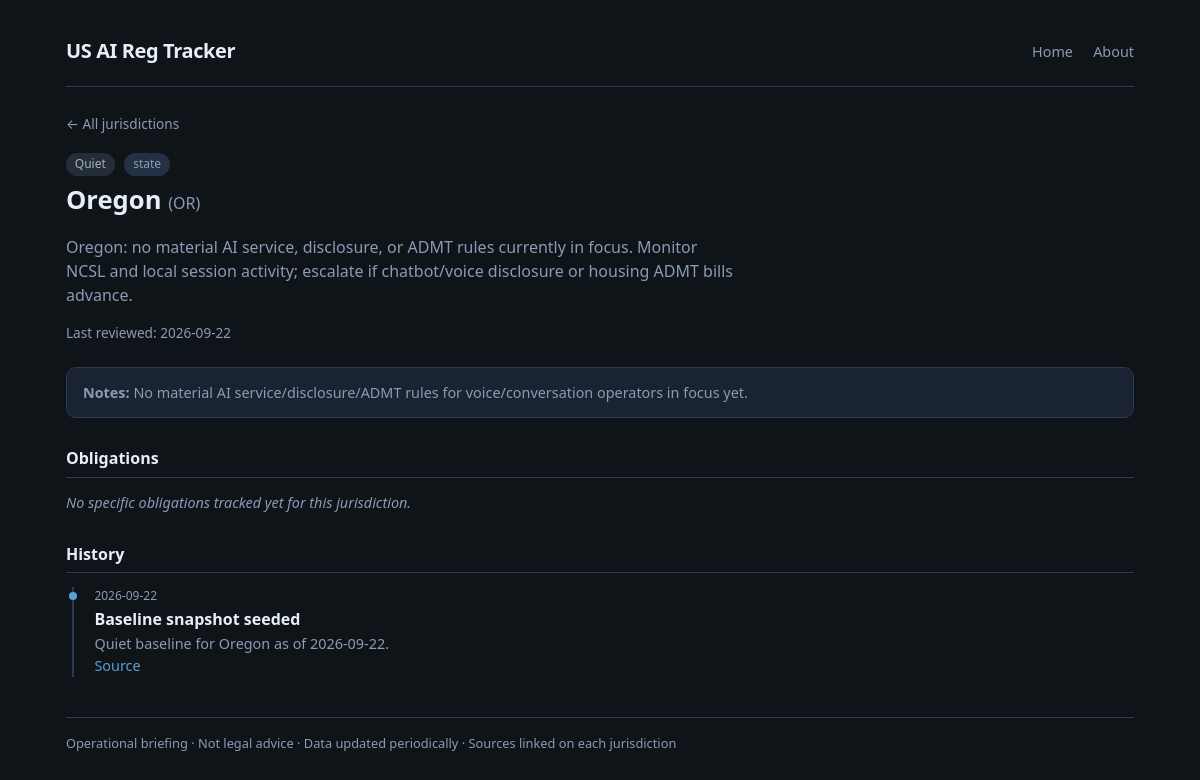
/j/OR, run on the app's committed database.
### tables this page shows
CREATE TABLE jurisdictions (
    id INTEGER PRIMARY KEY AUTOINCREMENT,
    code TEXT NOT NULL UNIQUE,
    name TEXT NOT NULL,
    kind TEXT NOT NULL CHECK (kind IN ('federal', 'state', 'local')),
    status_color TEXT NOT NULL DEFAULT 'quiet',
    status_label TEXT NOT NULL DEFAULT 'quiet',
    summary TEXT NOT NULL DEFAULT '',
    last_reviewed TEXT,
    notes TEXT DEFAULT ''
);

CREATE TABLE history_events (
    id INTEGER PRIMARY KEY AUTOINCREMENT,
    jurisdiction_id INTEGER NOT NULL REFERENCES jurisdictions(id) ON DELETE CASCADE,
    event_date TEXT NOT NULL,
    title TEXT NOT NULL,
    detail TEXT DEFAULT '',
    source_url TEXT,
    created_at TEXT NOT NULL DEFAULT (datetime('now'))
);

### app/main.py (the view)
@app.get("/j/{code}", response_class=HTMLResponse)
def jurisdiction_page(request: Request, code: str):
    detail = db.jurisdiction_detail(code)
    if not detail:
        raise HTTPException(status_code=404, detail=f"Jurisdiction {code} not found")
    j = _enrich_jurisdiction(detail["jurisdiction"])
    obligations = []
    for obl in detail["obligations"]:
        o = dict(obl)
        rel = o.get("voice_cs_relevance") or "none"
        o["rel_display"] = RELEVANCE_META.get(rel, RELEVANCE_META["none"])["label"]
        o["rel_css"] = RELEVANCE_META.get(rel, RELEVANCE_META["none"])["css"]
        obligations.append(o)
    return templates.TemplateResponse(
        "jurisdiction.html",
        {
            "request": request,
            "j": j,
            "obligations": obligations,
            "sources": detail["sources"],
            "history": detail["history"],
            "status_meta": STATUS_META,
        },
    )

### app/templates/jurisdiction.html (shortened to what this page needs)
{% extends "base.html" %}
{% block content %}
<a class="back" href="/">← All jurisdictions</a>
<div class="j-header">
  <span class="pill {{ j.status_css }}">{{ j.status_display }}</span>
  <span class="pill" style="margin-left:0.35rem;">{{ j.kind }}</span>
  <h1>{{ j.name }} <span style="color:var(--muted); font-weight:400; font-size:1rem;">({{ j.code }})</span></h1>
  <p class="summary">{{ j.summary }}</p>
  <p class="meta-line" style="margin-top:0.75rem;">Last reviewed: {{ j.last_reviewed or '—' }}</p>
</div>
{% if j.notes %}
<div class="notes"><strong>Notes:</strong> {{ j.notes }}</div>
{% endif %}
<h3 class="block-title">Obligations</h3>
{% if obligations %}
  {% for o in obligations %}
  <div class="obl">
    <h4>{{ o.title }}</h4>
    <div class="meta">
      <span class="pill {{ o.rel_css }}">Voice/conversation: {{ o.rel_display }}</span>
      <span>Status: {{ o.status }}</span>
      {% if o.effective_date %}<span>Effective: {{ o.effective_date }}</span>{% endif %}
    </div>
    <p>{{ o.summary }}</p>
    {% if o.voice_cs_why %}
    <p class="why"><strong>Why it matters:</strong> {{ o.voice_cs_why }}</p>
    {% endif %}
    {% if o.themes %}
    <div class="themes">
      {% for t in o.themes %}
      <span class="theme-tag">{{ t }}</span>
      {% endfor %}
    </div>
    {% endif %}
    {% if o.sources %}
    <ul class="sources">
      {% for s in o.sources %}
      <li><a href="{{ s.url }}" target="_blank" rel="noopener noreferrer">{{ s.label }}</a></li>
      {% endfor %}
    </ul>
    {% endif %}
  </div>
  {% endfor %}
{% else %}
<p class="empty">No specific obligations tracked yet for this jurisdiction.</p>
{% endif %}
<h3 class="block-title">History</h3>
{% if history %}
<ul class="timeline">
  {% for h in history %}
  <li>
    <div class="date">{{ h.event_date }}</div>
    <div class="title">{{ h.title }}</div>
    {% if h.detail %}<div class="detail">{{ h.detail }}</div>{% endif %}
    {% if h.source_url %}
    <div class="detail"><a href="{{ h.source_url }}" target="_blank" rel="noopener noreferrer">Source</a></div>
    {% endif %}
  </li>
  {% endfor %}
</ul>
{% else %}
<p class="empty">No history events yet.</p>
{% endif %}
{% endblock %}

### app/static/style.css (style rules this page uses)
:root { --bg: #0f1419; --surface: #1a2332; --surface2: #243044; --border: #2d3a4f; --text: #e8eef7; --muted: #8b9bb4; --accent: #5b9fd4; --accent-soft: rgba(91, 159, 212, 0.15); --in-force: #3d9a6a; --pending: #c9a227; --hot: #d4654a; --quiet: #5a6a7e; --watch: #7b8fd4; --rel-high: #d4654a; --rel-medium: #c9a227; --rel-low: #5b9fd4; --rel-none: #5a6a7e; --radius: 10px; --font: "Segoe UI", system-ui, -apple-system, sans-serif; }
* { box-sizing: border-box; }
body { margin: 0; font-family: var(--font); background: var(--bg); color: var(--text); line-height: 1.5; min-height: 100vh; }
a { color: var(--accent); text-decoration: none; }
.meta-line { color: var(--muted); font-size: 0.85rem; margin-bottom: 1.25rem; }
.pill { display: inline-block; padding: 0.15rem 0.55rem; border-radius: 999px; font-size: 0.75rem; font-weight: 500; background: var(--surface2); color: var(--muted); }
.pill.status-quiet { background: rgba(90,106,126,0.3); color: #a0b0c4; }
.back { font-size: 0.85rem; color: var(--muted); margin-bottom: 1rem; display: inline-block; }
.j-header { margin-bottom: 1.5rem; }
.j-header h1 { margin: 0.3rem 0 0.5rem; font-size: 1.6rem; }
.j-header .summary { color: var(--muted); max-width: 42rem; }
.notes { background: var(--surface); border: 1px solid var(--border); border-radius: var(--radius); padding: 0.85rem 1rem; margin: 1rem 0 1.5rem; font-size: 0.9rem; color: var(--muted); }
h3.block-title { font-size: 1rem; margin: 1.75rem 0 0.85rem; padding-bottom: 0.4rem; border-bottom: 1px solid var(--border); }
.timeline { list-style: none; padding: 0; margin: 0; }
.timeline li { position: relative; padding: 0 0 1.25rem 1.25rem; border-left: 2px solid var(--border); margin-left: 0.4rem; }
.timeline li::before { content: ""; position: absolute; left: -5px; top: 0.35rem; width: 8px; height: 8px; border-radius: 50%; background: var(--accent); }
.timeline li:last-child { padding-bottom: 0; }
.timeline .date { font-size: 0.75rem; color: var(--muted); }
.timeline .title { font-weight: 600; margin: 0.15rem 0; }
.timeline .detail { font-size: 0.9rem; color: var(--muted); }
.empty { color: var(--muted); font-size: 0.9rem; font-style: italic; }

### data on the page
jurisdictions: kind "state", name "Oregon", code "OR", summary "Oregon: no material AI service, disclosure, or ADMT rules currently in focus. Monitor NCSL and local session activity; escalate if chatbot/voice disclosure or housing ADMT bills advance.", last_reviewed "2026-09-22", notes "No material AI service/disclosure/ADMT rules for voice/conversation operators in focus yet."
history_events: event_date "2026-09-22", title "Baseline snapshot seeded", detail "Quiet baseline for Oregon as of 2026-09-22."

### other printed values
{{ j.status_display }} "Quiet"
